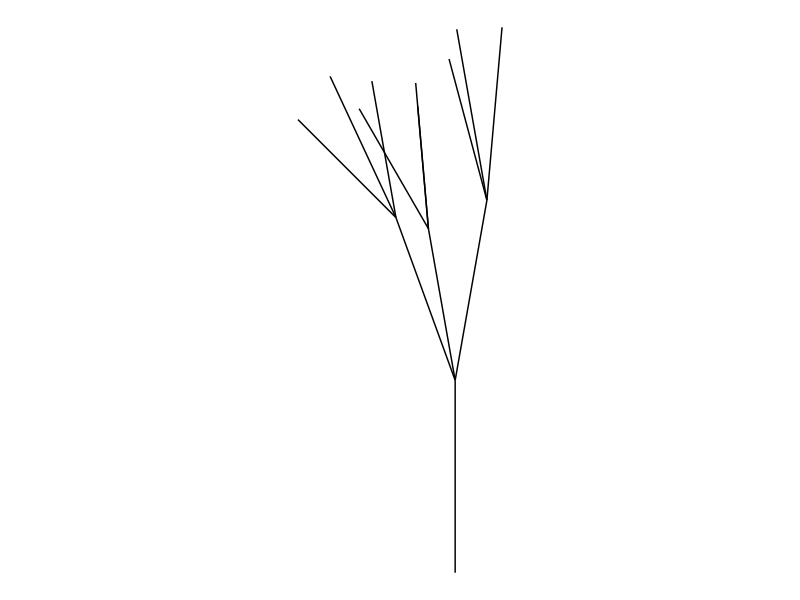

Here is the R script that generated this plot:

library(tidyverse)


# helper functions --------------------------------------------------------

radians <- function(degree) {
  2 * pi * degree / 360
}

adjust_scale <- function(s, scales) {
  s * sample(x = scales, size = length(s), replace = TRUE)
}

adjust_angle <- function(a, angles) {
  a + sample(x = angles, size = length(a), replace = TRUE)
}

adjust_x <- function(x, scale, angle) {
  x + scale * cos(radians(angle))
}

adjust_y <- function(y, scale, angle) {
  y + scale * sin(radians(angle))
}




# ashtree functions -------------------------------------------------------

grow_sapling <- function() {
  
  sapling <- tibble(
    old_x = 0,  # sapling grows from the origin
    old_y = 0,  # sapling grows from the origin
    new_x = 0,  # sapling doesn't grow horizontally
    new_y = 1,  # sapling does grow vertically
    angle = 90, # angle from horizontal is 90 degrees
    scale = 1,  # length of the sapling is 1
  )
  return(sapling)
}

grow_from <- function(tips) {
  
  # parameter values
  all_scales <- c(.8, .9, .95)
  all_angles <- c(-10, -5, 5, 10, 20, 25)
  
  # mutate the tips tibble
  new_growth <- tips %>%
    mutate(
      scale = adjust_scale(scale, all_scales),      # change segment length
      angle = adjust_angle(angle, all_angles),      # change segment angle
      old_x = new_x,                                # begin where last seg ended
      old_y = new_y,                                # begin where last seg ended
      new_x = adjust_x(old_x, scale, angle),        # end where this seg ends!
      new_y = adjust_y(old_y, scale, angle)         # end where this seg ends!
    )
  return(new_growth)
}


# STAGE 7: initial version of grow_many() uses a FOR loop. Talk them through the 
# [[ ]] notation for lists and then show the output by calling grow_many(tips)

# STAGE 8: introduce the purrr::map() function and verify that it gives the 
# same answer

# STAGE 9: show that map_dfr() is a handy way of binding everything 
# into a single tibble! And...


grow_many <- function(tips) {
  
  # parameter values
  splits <- 3

  # STAGE 9: show that map_dfr() is a handy way of binding everything 
  # into a single tibble! And...
  
  new_tips <- map_dfr(1:splits, ~grow_from(tips))
  return(new_tips)
}



# do stuff ----------------------------------------------------------------

set.seed(1)

# initialise
tree <- grow_sapling()
tips <- tree

# STAGE 9... use grow_many() instead of grow_from

# grow once
tips <- grow_many(tips)
tree <- bind_rows(tree, tips)

# grow again
tips <- grow_many(tips)
tree <- bind_rows(tree, tips)

pic <- ggplot(
  data = tree,
  mapping = aes(
    x = old_x, 
    y = old_y, 
    xend = new_x, 
    yend = new_y
  )
) + 
  geom_segment(show.legend = FALSE) + 
  theme_void() + 
  coord_equal()

plot(pic)
